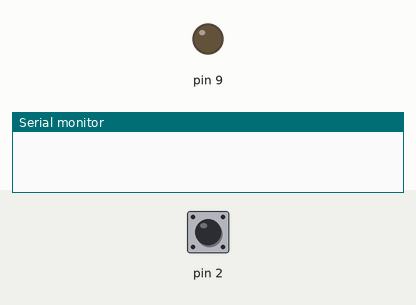
This sketch was run on a simulated Arduino Uno, built with avr-gcc and run on an emulated ATmega328P. On the bench: output pins drawn as LEDs (lit = HIGH), the last lines printed to the serial monitor. Inputs (shaded band) come from the test bench; at power-on: pin 2 HIGH.

Above: at 1.2 s.
1.3 s: pin 2 pulled LOW for 0.15 s
At 2.66 s:
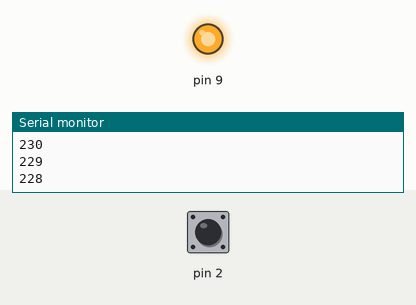
4.3 s: pin 2 pulled LOW for 1 s
At 7.5 s:
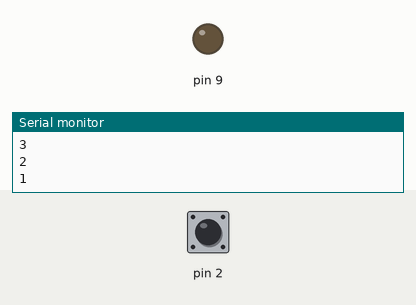
Timing chart, 0 to 9.0 s (numbered marks = the images above; inputs shaded):
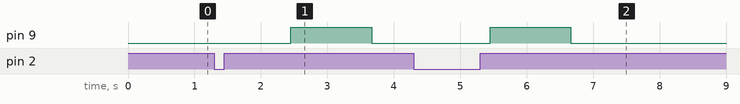

The sketch:

sketch_jun20a.ino
```cpp
void setup() {
  pinMode(9, OUTPUT);
  pinMode(2, INPUT_PULLUP);
  Serial.begin(9600);
}

void loop() {
  boolean buttonState = digitalRead(2);
  if (!buttonState){
    for(int brightness = 0;brightness<=255;brightness++){
      Serial.println(brightness);
      analogWrite(9, brightness);
      buttonState = digitalRead(2);
      delay(2);
    }

    for(int brightness = 255; brightness>0;brightness--){
      Serial.println(brightness);
      analogWrite(9, brightness);
      buttonState = digitalRead(2);
      delay(2);
    }
  }
  analogWrite(9,0);
}
```

Measured:
- after the input at 1.3 s, pin 9: LOW → HIGH after 1.1 s, → LOW 1.2 s later
- after the input at 4.3 s, pin 9: LOW → HIGH after 1.1 s, → LOW 1.2 s later
